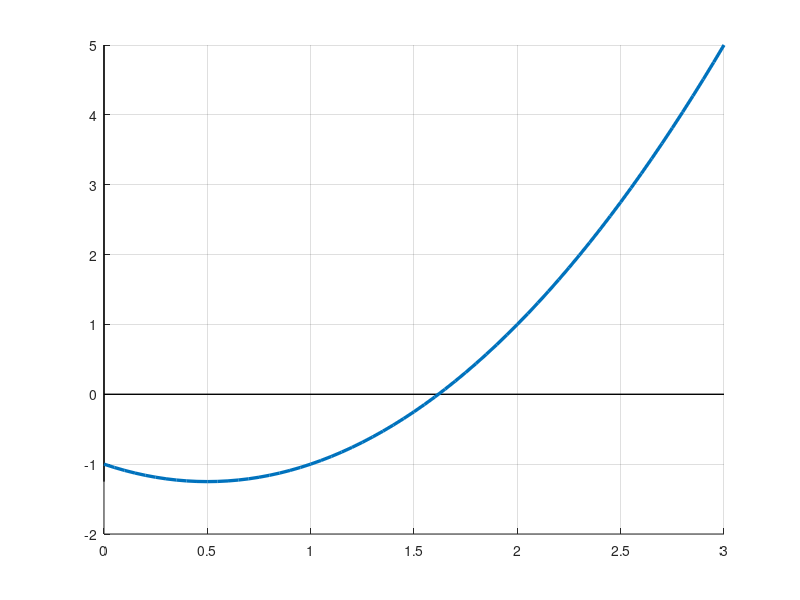

Recreate this plot in MATLAB. (Note: this script raises an error after producing the figure.)
%Ejemplo 4 Clase 03

f = @(x) x.^2 -x -1;
f1 = @(x) 2.*x -1;
x = 0:.05:3;

figure()
hold on
grid on
plot([0,3],[0,0],'k','LineWidth',1)
plot([0,0],[min(f(x)),max(f(x))],'k','LineWidth',1)

plot(x,f(x),'LineWidth',2.4)


c_annot = annotation('textbox','interpreter','latex','String','$f(x)=x^2-x-1$','FitBoxToText','on');
c_annot.FontSize=15;


iter = @(x0,x1) x1 - f(x1)*(x1-x0)/(f(x1)-f(x0));

%% Iter 1
x00 =2.1;
x0 =2;
x1 = iter(x00,x0);

figure()
hold on
grid on
plot([0,3],[0,0],'k','LineWidth',1)
plot([0,0],[0,3],'k','LineWidth',1)

plot(x,f(x),'LineWidth',2.4)


scatter(x0,f(x0),'MarkerFaceColor','m','MarkerFaceAlpha',.5)
scatter(x00,f(x00),'MarkerFaceColor','m','MarkerFaceAlpha',.5)
scatter(x1,0,'MarkerFaceColor','m')

plot([x00,x1],[f(x00),0],'--k')

%% Iter 2
x2 = iter(x0,x1);

figure()
hold on
grid on
plot([0,3],[0,0],'k','LineWidth',1)
plot([0,0],[0,3],'k','LineWidth',1)

plot(x,f(x),'LineWidth',2.4)

scatter(x1,f(x1),'MarkerFaceColor','m','MarkerFaceAlpha',.5)
scatter(x2,0,'MarkerFaceColor','m')
plot([x0,x2],[f(x0),0],'--k')


scatter(x0,f(x0),'MarkerFaceColor','m','MarkerFaceAlpha',.5)
scatter(x1,0,'MarkerFaceColor','m','MarkerFaceAlpha',.5)
plot([x0,x1],[f(x0),0],'--k')

